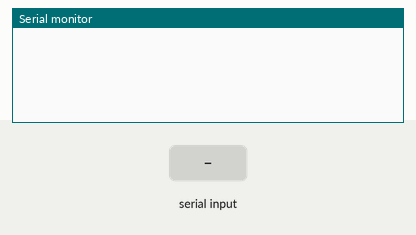
Bench run of a sketch on a simulated Arduino Uno, built with avr-gcc and run on an emulated ATmega328P. Shown: the last lines printed to the serial monitor. The inputs (shaded band) are chosen by the test bench.

Above: at 1.2 s.
1.3 s: "1" received over Serial
At 2.5 s:
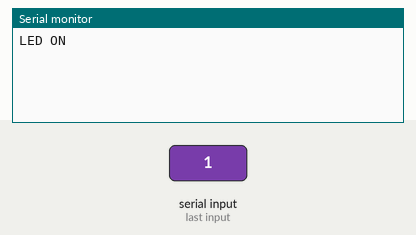
2.8 s: "0" received over Serial
At 3.8 s:
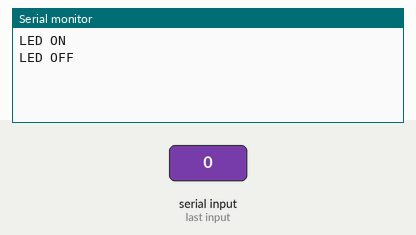

The sketch:

basic.ino
```cpp
void setup() {
  // put your setup code here, to run once:

Serial.begin(9600);
}

void loop() {
  // put your main code here, to run repeatedly:
if (Serial.read()=='1'){


  Serial.println("LED ON");
  digitalWrite(7,HIGH);
  }
else if (Serial.read() == '0'){

  Serial.println("LED OFF");
  digitalWrite(7,LOW);

}


}
```

Measured:
- after the input at 1.3 s, the serial monitor: prints a new line at once (image 1)
- after the input at 2.8 s, the serial monitor: prints a new line at once (image 2)
